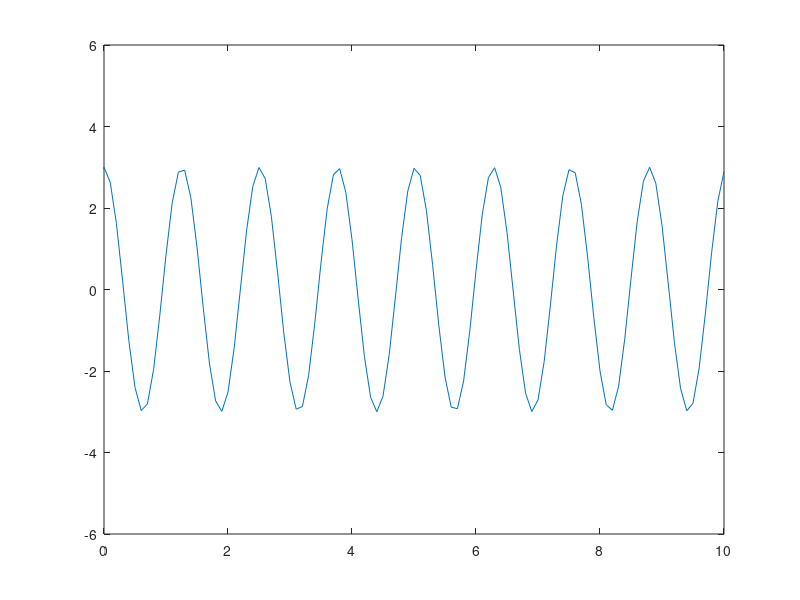

MATLAB code to generate this figure: (Note: this script raises an error after producing the figure.)
A0 = 3; k = 5; w = 15;  dx = 0.1;
x = -10:0.1:10;
y = A0 * cos(k * x);
fig = figure;
a = axes(fig);
p = plot(a, x, y);
xlim([0 10]);
ylim([-A0*2 A0*2]);
time = 0; dt = 0.015;
% imitates time flow and calculates wave sum for each t-iteration
while true
    time = time + dt;
    p.XData = p.XData + dx;
    xlim([p.XData(1) p.XData(end)+1]);
    j=0;
    amplitude = zeros(1, length(p.XData));
    for X = x
        j=j+1;
        fun = @(k) exp(1i*(k * X - w * time));
        amplitude(j) = A0 * integral(fun, k-0.5,k+0.5);
    end
    p.YData = real(amplitude);
    drawnow
end
